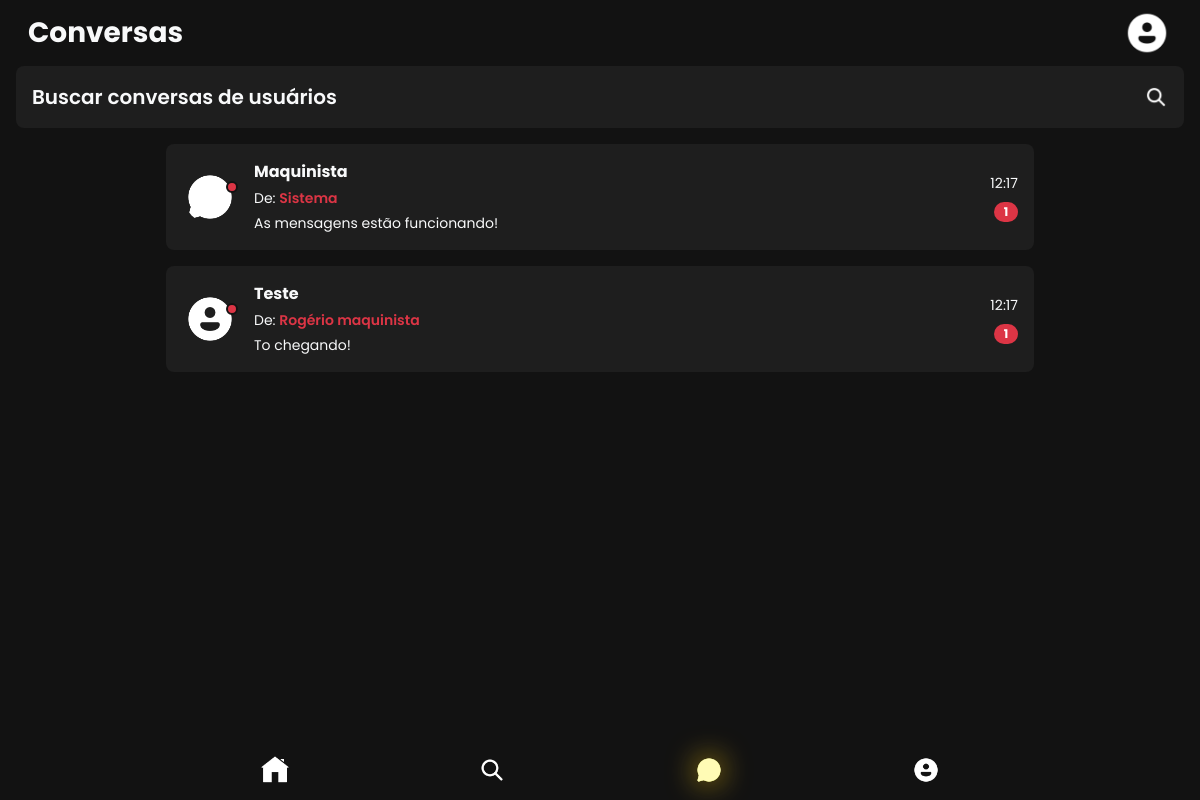
Page /public/adm/chat.php (signed in) on the committed database.
### tables this page shows
CREATE TABLE mensagens (
    id INT AUTO_INCREMENT PRIMARY KEY,
    usuario_id INT NOT NULL,
    nome VARCHAR(30) NOT NULL,
    texto VARCHAR(87) NOT NULL,
    imagem ENUM('estação', 'bate-papo', 'usuario', 'trem'),
    data_hora_envio DATETIME NOT NULL DEFAULT CURRENT_TIMESTAMP,
    CONSTRAINT fk_usuario_mensagem FOREIGN KEY (usuario_id) REFERENCES usuarios(id) ON DELETE CASCADE
);

CREATE TABLE usuarios (
    id INT AUTO_INCREMENT PRIMARY KEY,
    nome VARCHAR(100) NOT NULL,
    email VARCHAR(100) NOT NULL,
    telefone VARCHAR(15),
    senha VARCHAR(255) NOT NULL,
    cargo ENUM('usuario', 'administrador', 'maquinista') NOT NULL DEFAULT 'usuario',
    foto_perfil ENUM('foto1.jpg','foto2.jpg','foto3.jpg')
);

### public/adm/chat.php (the view, shortened to what this page needs)
<?php
require "../../config/bd.php";
$conversas = [];
$stmt = $conn->prepare("SELECT m.*, u.nome as usuario_nome
    FROM mensagens m
    INNER JOIN usuarios u ON m.usuario_id = u.id
    WHERE m.usuario_id != ?
    ORDER BY m.data_hora_envio DESC
");
$admin_id = $_SESSION['id'] ?? 1;
$stmt->bind_param("i", $admin_id);
$stmt->execute();
$result = $stmt->get_result();
$usuarios_vistos = [];
while ($row = $result->fetch_assoc()) {
    $usuario_id = $row['usuario_id'];
    if (!isset($usuarios_vistos[$usuario_id])) {
        $conversas[] = $row;
        $usuarios_vistos[$usuario_id] = true;
    }
}
?>
<!DOCTYPE html>
<html lang="pt-BR">
<head>
    <link href="https://cdn.jsdelivr.net/npm/bootstrap@5.3.0/dist/css/bootstrap.min.css" rel="stylesheet" />
    <link rel="stylesheet" href="https://cdn.jsdelivr.net/npm/bootstrap-icons@1.11.0/font/bootstrap-icons.css">
</head>
<body class="text-light">
    <header class="bg-transparent">
        <nav class="navbar navbar-expand-lg navbar-dark bg-transparent px-3 py-2">
            <div class="container-fluid">
                <div class="d-flex justify-content-between align-items-center w-100">
                    <div class="text-oi">
                        <h1 class="text-light fw-bold mb-0 fs-3">Conversas</h1>
                    </div>
                    <div class="pfp">
                        <img src="../../assets/img/perfil.png" alt="Foto de perfil" class="pfp-img" />
                    </div>
                </div>
            </div>
        </nav>
        <div class="searchbar bg-custom d-flex justify-content-between align-items-center mx-3 mb-3 p-3 rounded-3">
            <div class="text-bar">
                <span class="fw-semibold fs-5 text-light">Buscar conversas de usuários</span>
            </div>
            <div class="img-bar">
                <img src="../../assets/img/lupa.png" alt="Ícone de lupa para busca" class="search-icon" />
            </div>
        </div>
    </header>
    <main class="container px-3" style="max-width: 900px; margin-bottom: 2rem; overflow-y: auto;">
        <div class="list-group list-group-flush">
            <?php
            if (!empty($conversas)) {
                foreach ($conversas as $conversa) {
                    switch ($conversa['imagem']) {
                        case 'bate-papo':
                            $arquivoImagem = 'chat.png';
                            break;
                        case 'usuario':
                            $arquivoImagem = 'perfil.png';
                            break;
                    }
                    $dataHoraEnvio = $conversa['data_hora_envio'];
                    $dataAtual = date('Y-m-d');
                    $dataDaMensagem = date('Y-m-d', strtotime($dataHoraEnvio));
                    if ($dataDaMensagem === $dataAtual) {
                        $tempoFormatado = date('H:i', strtotime($dataHoraEnvio));
                    } else {
                        $tempoFormatado = date('d/m', strtotime($dataHoraEnvio));
                    }
                    $remetente = htmlspecialchars($conversa['nome']);
            ?>
                    <a href="admin_chat_detalhe.php?id=<?php echo $conversa['usuario_id']; ?>" class="list-group-item list-group-item-action bg-custom bg-custom-hover d-flex align-items-center rounded-3 mb-3 p-3 text-decoration-none border-0" tabindex="0" aria-current="true" aria-label="Chat com <?php echo htmlspecialchars($conversa['usuario_nome']); ?>, última mensagem de <?php echo $remetente; ?>: <?php echo htmlspecialchars($conversa['texto']); ?>" style="transition: background-color 0.2s ease;">
                        <div class="position-relative flex-shrink-0 me-3">
                            <img src="../../assets/img/<?php echo $arquivoImagem; ?>" alt="Avatar <?php echo htmlspecialchars($conversa['usuario_nome']); ?>" class="chat-icon" />
                        </div>
                        <div class="flex-grow-1 min-width-0">
                            <div class="chat-name fw-bold fs-6 text-light mb-1" style="overflow: hidden; text-overflow: ellipsis; white-space: nowrap;">
                                <?php echo htmlspecialchars($conversa['usuario_nome']); ?>
                            </div>
                            <div class="remetente small text-light mb-1" style="overflow: hidden; text-overflow: ellipsis; white-space: nowrap;">
                                De: <span class="fw-semibold text-danger"><?php echo htmlspecialchars($conversa['nome']); ?></span>
                            </div>
                            <div class="chat-last-message text-light small" style="overflow: hidden; text-overflow: ellipsis; white-space: nowrap;">
                                <?php echo htmlspecialchars($conversa['texto']); ?>
                            </div>
                        </div>
                        <div class="d-flex flex-column align-items-end ms-3 flex-shrink-0" style="min-width: 60px;">
                            <div class="chat-time text-light small mb-2" style="white-space: nowrap;">
                                <?php echo $tempoFormatado; ?>
                            </div>
                            <span class="badge bg-danger rounded-pill" aria-label="1 mensagem não lida" style="font-size: 0.75rem; padding: 0.25rem 0.5rem; min-width: 24px; text-align: center;">1</span>
                        </div>
                    </a>
            <?php
                }
            } else {
                echo '<p class="text-light text-center mt-4">Nenhuma conversa encontrada.</p>';
            }
            ?>
        </div>
    </main>
    <footer class="rodape position-fixed bottom-0 w-100 py-2 px-3" style="max-width: 900px; margin: 0 auto; left: 50%; transform: translateX(-50%); z-index: 1000;" role="contentinfo" aria-label="Menu de navegação inferior">
        <div class="d-flex justify-content-around align-items-center">
            <a href="home.php" class="footer-icon text-center text-decoration-none p-2" aria-label="Início">
                <img src="../../assets/img/casa.png" alt="Início" />
            </a>
            <a href="gerenciamento.php" class="footer-icon text-center text-decoration-none p-2" aria-label="Buscar">
                <img src="../../assets/img/lupa.png" alt="Gerenciamento" />
            </a>
            <a href="chat.php" class="footer-icon active text-center text-decoration-none p-2" aria-label="Chat">
                <img src="../../assets/img/chat.png" alt="Chat" />
            </a>
            <a href="perfil.php" class="footer-icon text-center text-decoration-none p-2" aria-label="Perfil">
                <img src="../../assets/img/perfil.png" alt="Perfil" />
            </a>
        </div>
    </footer>
</body>
</html>

### public/adm/chat.php (style rules this page uses)
body { font-family: 'Poppins', sans-serif; background-color: #121212; color: #e0e0e0; min-height: 100vh; padding-bottom: 70px; }
.bg-custom { background-color: #1e1e1e !important; }
.chat-icon { width: 56px; height: 56px; object-fit: contain; filter: brightness(0) invert(1); border-radius: 50%; border: 2px solid transparent; transition: border-color 0.3s ease; }
.search-icon { width: 24px; height: 24px; filter: brightness(0) invert(1); transition: filter 0.3s ease; cursor: pointer; }
.pfp-img { width: 50px; height: 50px; object-fit: cover; border-radius: 50%; border: 2px solid transparent; transition: border-color 0.3s ease; }
.footer-icon img { width: 28px; height: 28px; filter: brightness(0) invert(1); transition: filter 0.3s ease; }
.footer-icon:hover img, .footer-icon.active img { filter: brightness(0) invert(1) drop-shadow(0 0 15px rgba(255, 193, 7, 0.8)) sepia(1) saturate(5) hue-rotate(-10deg); }
.rodape { background-color: #121212; border: none; box-shadow: none; z-index: 1000; }

### rows in the picture
mensagens: shows a picture, usuario.nome "Maquinista", nome "Sistema", texto "As mensagens estão funcionando!", data_hora_envio "12:17"
mensagens: shows a picture, usuario.nome "Teste", nome "Rogério maquinista", texto "To chegando!", data_hora_envio "12:17"
